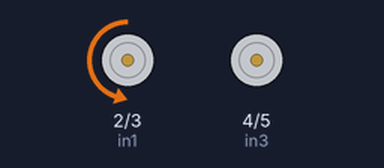
A sketch run on a simulated Arduino Uno, built with avr-gcc and run on an emulated ATmega328P. On the bench: motor-driver pin pairs drawn as motors (green arrow = first pin HIGH = forward, orange = second pin HIGH = backward, longer = more drive, scaled by the enable pin).

Above: at 2.1 s.
At 12.1 s:
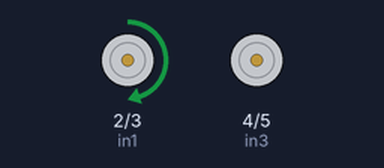
At 27.1 s:
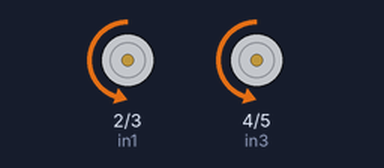
At 52.1 s:
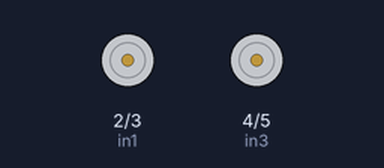
Timing chart, 0 to 53.6 s (numbered marks = the images above):
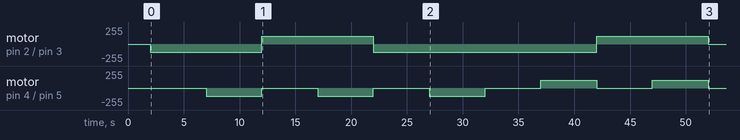

The sketch:

4.ino
```cpp
int in1 = 2;
int in2 = 3;
int in3 = 4;
int in4 = 5;
int speecha = 120;
int speechb = 120;
int Ena = 11;
int Enb = 10;
void setup() {
  pinMode(in1, OUTPUT);
  pinMode(in2, OUTPUT);
  pinMode(in3, OUTPUT);
  pinMode(in4, OUTPUT);
  pinMode(Ena, OUTPUT);
  pinMode(Enb, OUTPUT);
    delay(2000);
  //forward
  digitalWrite(in1, LOW);
  digitalWrite(in2, HIGH);
  analogWrite (Ena, speecha);

  delay(5000);

  digitalWrite(in3, LOW);
  digitalWrite(in4, HIGH);
  analogWrite(Enb, speechb);

  delay(5000);

  digitalWrite(in1, LOW);
  digitalWrite(in2, LOW);
  digitalWrite(in3, LOW);
  digitalWrite(in4, LOW);
  analogWrite(Ena, 0);
  analogWrite(Enb, 0);
  //left
  digitalWrite(in1, HIGH);
  digitalWrite(in2, LOW);
  analogWrite (Ena, speecha);

  delay(5000);

  digitalWrite(in3, LOW);
  digitalWrite(in4, HIGH);
  analogWrite(Enb, speechb);

  delay(5000);

  digitalWrite(in1, LOW);
  digitalWrite(in2, LOW);
  digitalWrite(in3, LOW);
  digitalWrite(in4, LOW);
  analogWrite(Ena, 0);
  analogWrite(Enb, 0);
   //forward
   digitalWrite(in1, HIGH);
  digitalWrite(in1, LOW);
  digitalWrite(in2, HIGH);
  analogWrite (Ena, speecha);

  delay(5000);

  digitalWrite(in3, LOW);
  digitalWrite(in4, HIGH);
  analogWrite(Enb, speechb);

  delay(5000);

  digitalWrite(in1, LOW);
  digitalWrite(in2, LOW);
  digitalWrite(in3, LOW);
  digitalWrite(in4, LOW);
  analogWrite(Ena, 0);
  analogWrite(Enb, 0);
//right
  digitalWrite(in1, LOW);
  digitalWrite(in2, HIGH);
  analogWrite (Ena, speecha);

  delay(5000);

  digitalWrite(in3, HIGH);
  digitalWrite(in4, LOW);
  analogWrite(Enb, speechb);

  delay(5000);

  digitalWrite(in1, LOW);
  digitalWrite(in2, LOW);
  digitalWrite(in3, LOW);
  digitalWrite(in4, LOW);
  analogWrite(Ena, 0);
  analogWrite(Enb, 0);
//backward
  digitalWrite(in1, HIGH);
  digitalWrite(in2, LOW);
  analogWrite (Ena, speecha);

  delay(5000);

  digitalWrite(in3, HIGH);
  digitalWrite(in4, LOW);
  analogWrite(Enb, speechb);

  delay(5000);

  digitalWrite(in1, LOW);
  digitalWrite(in2, LOW);
  digitalWrite(in3, LOW);
  digitalWrite(in4, LOW);
  analogWrite(Ena, 0);
  analogWrite(Enb, 0);
}
void loop() {

}
```
